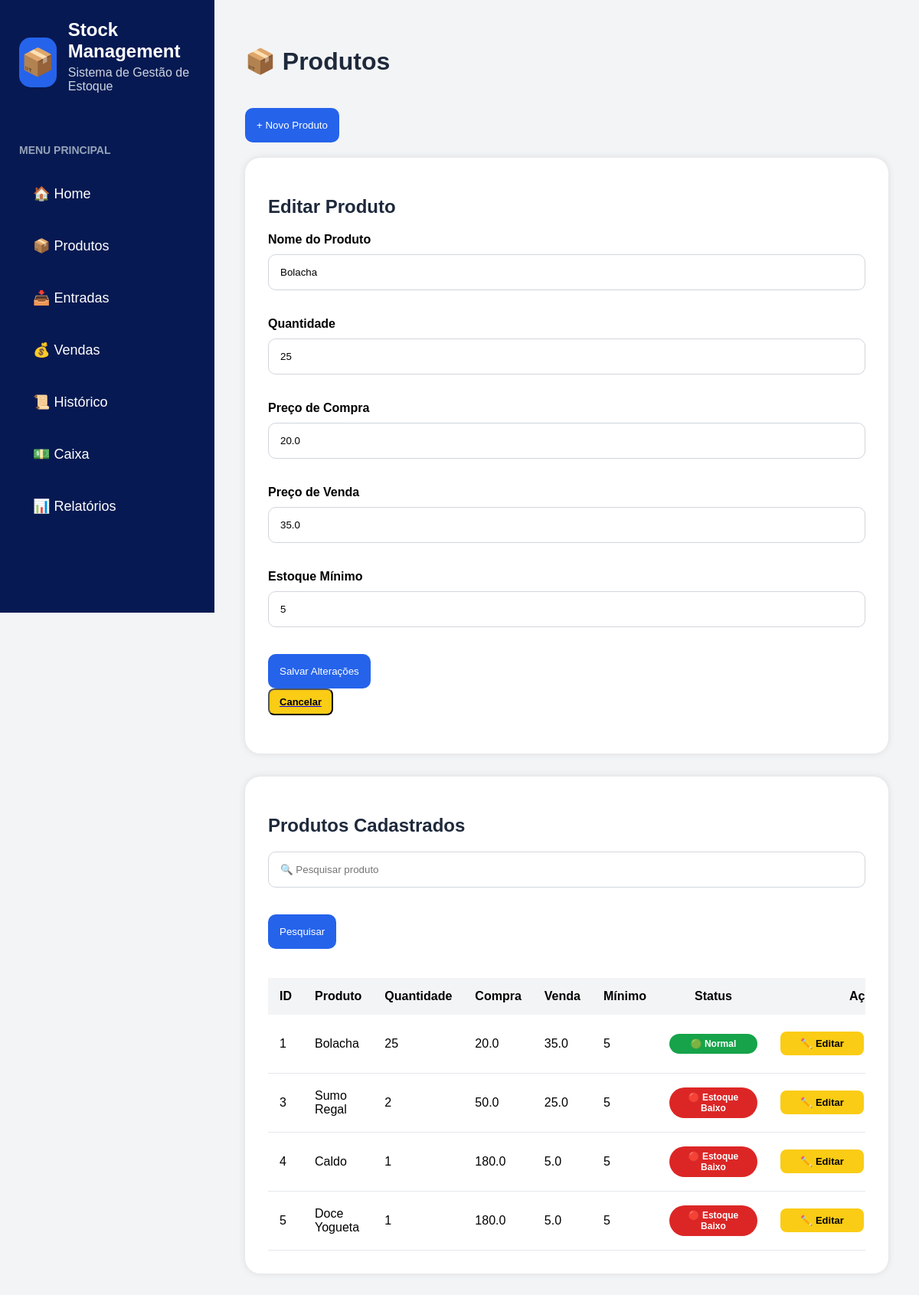
Screenshot of /edit_product/1 with the database file from the repository.
### tables this page shows
CREATE TABLE products (
    id INTEGER PRIMARY KEY AUTOINCREMENT,
    name TEXT NOT NULL,
    quantity INTEGER NOT NULL,
    purchase_price REAL NOT NULL,
    selling_price REAL NOT NULL
, minimum_stock INTEGER DEFAULT 5);

### app.py (the view, shortened to what this page needs)
@app.route('/edit_product/<int:id>', methods=['GET', 'POST'])
def edit_product(id):
    connection = sqlite3.connect('database/database.db')
    cursor = connection.cursor()
    cursor.execute(
        'SELECT * FROM products WHERE id=?',
        (id,)
    )
    product = cursor.fetchone()
    cursor.execute(
        'SELECT * FROM products'
    )
    products_list = cursor.fetchall()
    connection.close()
    return render_template(
        'products.html',
        products=products_list,
        edit_product=product
    )

### templates/products.html (shortened to what this page needs)
{% extends 'base.html' %}
{% block content %}
<h1>📦 Produtos</h1>
<button
class="btn-blue"
onclick="toggleForm()"
>
+ Novo Produto
</button>
<div
class="card"
id="product-form"
{% if edit_product %}
style="display:block"
{% else %}
style="display:none"
{% endif %}
>
{% if edit_product %}
<h2>Editar Produto</h2>
{% else %}
<h2>Cadastrar Produto</h2>
{% endif %}
<form method="POST">
<label>Nome do Produto</label>
<input
type="text"
name="name"
required
value="{{ edit_product[1] if edit_product }}"
>
<label>Quantidade</label>
<input
type="number"
name="quantity"
required
value="{{ edit_product[2] if edit_product }}"
>
<label>Preço de Compra</label>
<input
type="number"
step="0.01"
name="purchase_price"
required
value="{{ edit_product[3] if edit_product }}"
>
<label>Preço de Venda</label>
<input
type="number"
step="0.01"
name="selling_price"
required
value="{{ edit_product[4] if edit_product }}"
>
<label>Estoque Mínimo</label>
<input
type="number"
name="minimum_stock"
value="5"
required
>
{% if edit_product %}
<button class="btn-blue">
Salvar Alterações
</button>
<a href="/products">
<button
type="button"
class="btn-yellow"
>
Cancelar
</button>
</a>
{% else %}
<button class="btn-blue">
Cadastrar Produto
</button>
{% endif %}
</form>
</div>
<div class="card">
<h2>Produtos Cadastrados</h2>
<form method="GET">
<input
type="text"
name="search"
placeholder="🔍 Pesquisar produto"
>
<button class="btn-blue">
Pesquisar
</button>
</form>
<br>
<div class="table-container">
<table>
<tr>
<th>ID</th>
<th>Produto</th>
<th>Quantidade</th>
<th>Compra</th>
<th>Venda</th>
<th>Mínimo</th>
<th>Status</th>
<th>Ações</th>
</tr>
{% for product in products %}
<tr>
<td>{{ product[0] }}</td>
<td>{{ product[1] }}</td>
<td>{{ product[2] }}</td>
<td>{{ product[3] }}</td>
<td>{{ product[4] }}</td>
<td>{{ product[5] }}</td>
<td>
{% if product[2] <= product[5] %}
<span class="low-stock">
🔴 Estoque Baixo
</span>
{% else %}
<span class="normal-stock">
🟢 Normal
</span>
{% endif %}
<td class="actions">
    <a
    href="/edit_product/{{ product[0] }}"
    class="btn-yellow"
    >
        ✏️ Editar
    </a>
</td>
{% endfor %}
</table>
</div>
</div>
{% endblock %}

### static/style.css (style rules this page uses)
body { margin:0; background:#f3f4f6; font-family:Arial, sans-serif; }
h1,h2 { color:#1e293b; }
.card { background:white; padding:30px; border-radius:20px; margin-bottom:30px; box-shadow:0px 0px 10px rgba(0,0,0,0.1); }
label { display:block; margin-top:20px; margin-bottom:10px; font-weight:bold; }
input { width:100%; padding:15px; border:1px solid #d1d5db; border-radius:10px; box-sizing:border-box; }
.btn-blue { background:#2563eb; color:white; border:none; padding:15px; border-radius:10px; margin-top:20px; cursor:pointer; }
.btn-yellow { background:#facc15; color:black; padding:8px 12px; border-radius:8px; text-decoration:none; display:block; width:85px; text-align:center; margin-bottom:8px; font-size:13px; font-weight:bold; }
table { width:100%; border-collapse:collapse; }
th { background:#f3f4f6; padding:15px; }
td { padding:15px; border-bottom:1px solid #e5e7eb; }
.actions { display:flex; gap:10px; }
#product-form { margin-top:20px; }
form { margin-bottom:20px; }
input { margin-bottom:15px; }
.low-stock { background:#dc2626; color:white; padding:6px 10px; border-radius:20px; display:inline-block; text-align:center; min-width:95px; font-size:12px; font-weight:bold; }
.normal-stock { background:#16a34a; color:white; padding:6px 10px; border-radius:20px; display:inline-block; text-align:center; min-width:95px; font-size:12px; font-weight:bold; }
.actions { min-width:110px; text-align:center; }
.actions a { margin:auto; }
.table-container { overflow-x:auto; }

### rows the page displays
products: name "Bolacha", quantity "25", purchase_price "20.0", selling_price "35.0", id "1", minimum_stock "5", shows "🟢 Normal"
products: id "3", name "Sumo Regal", quantity "2", purchase_price "50.0", selling_price "25.0", minimum_stock "5", shows "🔴 Estoque Baixo"
products: id "4", name "Caldo", quantity "1", purchase_price "180.0", selling_price "5.0", minimum_stock "5", shows "🔴 Estoque Baixo"
products: id "5", name "Doce Yogueta", quantity "1", purchase_price "180.0", selling_price "5.0", minimum_stock "5", shows "🔴 Estoque Baixo"
